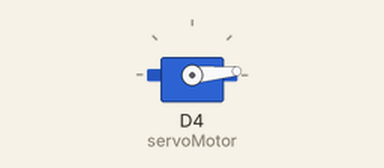
Recording of a sketch running on a simulated ESP8266 (NodeMCU). Parts: servo.

Above: at 0.05 s.
At 0.9 s:
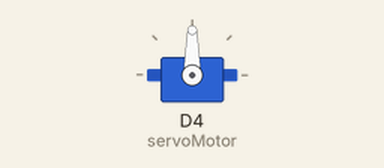
At 1.75 s:
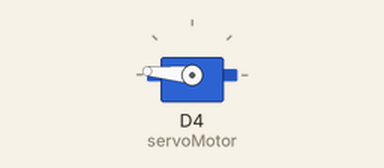
At 3.45 s:
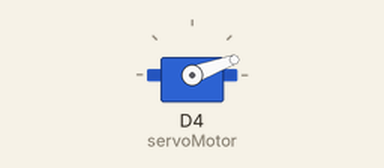
Timing chart, 0 to 6.1 s (numbered marks = the images above):
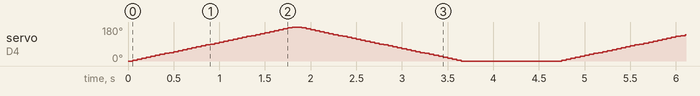

The sketch:

servo_motor.ino
```cpp
#include <Servo.h>

Servo servoMotor;

void setup() {
  servoMotor.attach(D4); // Connect your servo signal wire to pin 9
}

void loop() {
  rotatePIR();  // Call the function to rotate servo
  delay(1000);  // Wait before repeating the rotation
}

// Function to rotate servo forward and backward
void rotatePIR() {
  // Rotate from 0° to 180°
  for (int angle = 0; angle <= 180; angle += 5) {
    servoMotor.write(angle);
    delay(50);
  }

  // Rotate back from 180° to 0°
  for (int angle = 180; angle >= 0; angle -= 5) {
    servoMotor.write(angle);
    delay(50);
  }
}
```
